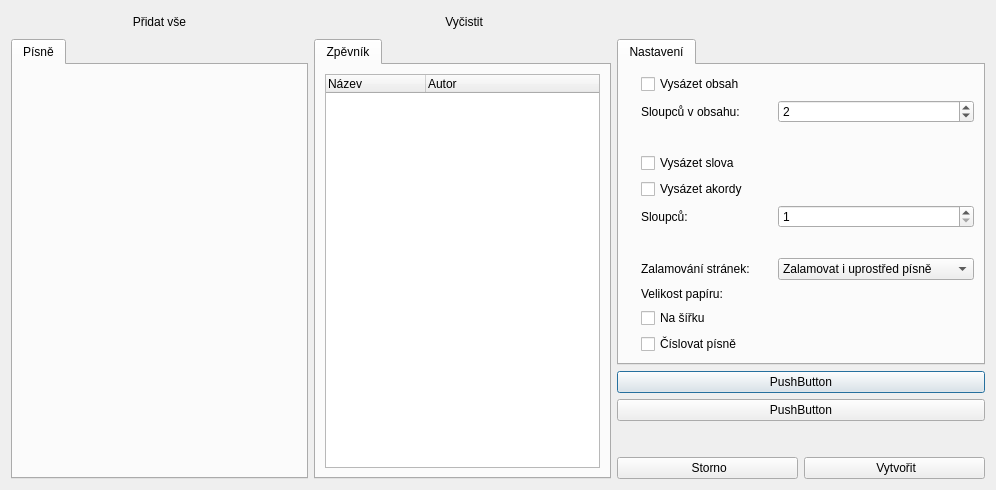
<?xml version="1.0" encoding="UTF-8"?>
<ui version="4.0">
 <class>DocumentGenerationDialog</class>
 <widget class="QDialog" name="DocumentGenerationDialog">
  <property name="windowModality">
   <enum>Qt::ApplicationModal</enum>
  </property>
  <property name="geometry">
   <rect>
    <x>0</x>
    <y>0</y>
    <width>996</width>
    <height>490</height>
   </rect>
  </property>
  <property name="windowTitle">
   <string>Vytvoření zpěvníku</string>
  </property>
  <property name="windowIcon">
   <iconset resource="../../res/resources.qrc">
    <normaloff>:/icons/16/Moleskine_16px.png</normaloff>:/icons/16/Moleskine_16px.png</iconset>
  </property>
  <layout class="QGridLayout" name="gridLayout_2">
   <item row="1" column="4">
    <widget class="QWidget" name="verticalWidget" native="true">
     <property name="sizePolicy">
      <sizepolicy hsizetype="Minimum" vsizetype="Preferred">
       <horstretch>0</horstretch>
       <verstretch>0</verstretch>
      </sizepolicy>
     </property>
     <layout class="QVBoxLayout" name="verticalLayout">
      <property name="leftMargin">
       <number>0</number>
      </property>
      <property name="topMargin">
       <number>0</number>
      </property>
      <property name="rightMargin">
       <number>0</number>
      </property>
      <property name="bottomMargin">
       <number>0</number>
      </property>
      <item>
       <widget class="QTabWidget" name="twLeftBottom_2">
        <property name="sizePolicy">
         <sizepolicy hsizetype="Preferred" vsizetype="Expanding">
          <horstretch>0</horstretch>
          <verstretch>0</verstretch>
         </sizepolicy>
        </property>
        <property name="currentIndex">
         <number>0</number>
        </property>
        <widget class="QWidget" name="tabSongList_2">
         <attribute name="icon">
          <iconset resource="../../res/resources.qrc">
           <normaloff>:/icons/16/Settings_16px.png</normaloff>:/icons/16/Settings_16px.png</iconset>
         </attribute>
         <attribute name="title">
          <string>Nastavení</string>
         </attribute>
         <layout class="QGridLayout" name="gridLayout">
          <item row="3" column="2">
           <spacer name="horizontalSpacer_2">
            <property name="orientation">
             <enum>Qt::Horizontal</enum>
            </property>
            <property name="sizeType">
             <enum>QSizePolicy::Fixed</enum>
            </property>
            <property name="sizeHint" stdset="0">
             <size>
              <width>16</width>
              <height>8</height>
             </size>
            </property>
           </spacer>
          </item>
          <item row="12" column="0">
           <widget class="QLabel" name="label_10">
            <property name="pixmap">
             <pixmap resource="../../res/resources.qrc">:/icons/16/Numbers_16px.png</pixmap>
            </property>
           </widget>
          </item>
          <item row="5" column="0">
           <widget class="QLabel" name="label_8">
            <property name="pixmap">
             <pixmap resource="../../res/resources.qrc">:/icons/16/Term_16px.png</pixmap>
            </property>
           </widget>
          </item>
          <item row="9" column="3">
           <widget class="QComboBox" name="cmbPageBreakMode">
            <property name="sizePolicy">
             <sizepolicy hsizetype="Expanding" vsizetype="Fixed">
              <horstretch>0</horstretch>
              <verstretch>0</verstretch>
             </sizepolicy>
            </property>
            <property name="sizeAdjustPolicy">
             <enum>QComboBox::AdjustToContents</enum>
            </property>
            <item>
             <property name="text">
              <string>Zalamovat i uprostřed písně</string>
             </property>
            </item>
            <item>
             <property name="text">
              <string>Nezalamovat uprostřed písně</string>
             </property>
            </item>
            <item>
             <property name="text">
              <string>Každou píseň na vlastní stranu</string>
             </property>
            </item>
           </widget>
          </item>
          <item row="7" column="3">
           <widget class="QSpinBox" name="sbContentColumnCount">
            <property name="minimum">
             <number>1</number>
            </property>
            <property name="maximum">
             <number>10</number>
            </property>
           </widget>
          </item>
          <item row="9" column="1">
           <widget class="QLabel" name="label_2">
            <property name="text">
             <string>Zalamování stránek:</string>
            </property>
           </widget>
          </item>
          <item row="9" column="0">
           <widget class="QLabel" name="label">
            <property name="pixmap">
             <pixmap resource="../../res/resources.qrc">:/icons/16/Down Right_16px.png</pixmap>
            </property>
           </widget>
          </item>
          <item row="3" column="1">
           <widget class="QLabel" name="label_3">
            <property name="text">
             <string>Sloupců v obsahu:</string>
            </property>
           </widget>
          </item>
          <item row="3" column="3">
           <widget class="QSpinBox" name="sbTocColumnCount">
            <property name="minimum">
             <number>1</number>
            </property>
            <property name="maximum">
             <number>10</number>
            </property>
            <property name="value">
             <number>2</number>
            </property>
           </widget>
          </item>
          <item row="3" column="0">
           <widget class="QLabel" name="label_4">
            <property name="pixmap">
             <pixmap resource="../../res/resources.qrc">:/icons/16/Columns_16px.png</pixmap>
            </property>
           </widget>
          </item>
          <item row="7" column="0">
           <widget class="QLabel" name="label_5">
            <property name="pixmap">
             <pixmap resource="../../res/resources.qrc">:/icons/16/Columns_16px.png</pixmap>
            </property>
           </widget>
          </item>
          <item row="7" column="1">
           <widget class="QLabel" name="label_6">
            <property name="text">
             <string>Sloupců:</string>
            </property>
           </widget>
          </item>
          <item row="4" column="1">
           <spacer name="verticalSpacer_3">
            <property name="orientation">
             <enum>Qt::Vertical</enum>
            </property>
            <property name="sizeType">
             <enum>QSizePolicy::Fixed</enum>
            </property>
            <property name="sizeHint" stdset="0">
             <size>
              <width>20</width>
              <height>24</height>
             </size>
            </property>
           </spacer>
          </item>
          <item row="8" column="1">
           <spacer name="verticalSpacer_2">
            <property name="orientation">
             <enum>Qt::Vertical</enum>
            </property>
            <property name="sizeType">
             <enum>QSizePolicy::Fixed</enum>
            </property>
            <property name="sizeHint" stdset="0">
             <size>
              <width>20</width>
              <height>24</height>
             </size>
            </property>
           </spacer>
          </item>
          <item row="11" column="1" colspan="3">
           <widget class="QCheckBox" name="cbGenerateChords_2">
            <property name="text">
             <string>Na šířku</string>
            </property>
           </widget>
          </item>
          <item row="5" column="1" colspan="3">
           <widget class="QCheckBox" name="cbGenerateLyrics">
            <property name="text">
             <string>Vysázet slova</string>
            </property>
           </widget>
          </item>
          <item row="2" column="1" colspan="3">
           <widget class="QCheckBox" name="cbGenerateToc">
            <property name="text">
             <string>Vysázet obsah</string>
            </property>
           </widget>
          </item>
          <item row="6" column="0">
           <widget class="QLabel" name="label_9">
            <property name="pixmap">
             <pixmap resource="../../res/resources.qrc">:/icons/16/Guitar_16px.png</pixmap>
            </property>
           </widget>
          </item>
          <item row="6" column="1" colspan="3">
           <widget class="QCheckBox" name="cbGenerateChords">
            <property name="text">
             <string>Vysázet akordy</string>
            </property>
           </widget>
          </item>
          <item row="12" column="1" colspan="3">
           <widget class="QCheckBox" name="cbNumberSongs">
            <property name="text">
             <string>Číslovat písně</string>
            </property>
           </widget>
          </item>
          <item row="10" column="1">
           <widget class="QLabel" name="label_12">
            <property name="text">
             <string>Velikost papíru:</string>
            </property>
           </widget>
          </item>
          <item row="11" column="0">
           <widget class="QLabel" name="label_13">
            <property name="pixmap">
             <pixmap resource="../../res/resources.qrc">:/icons/16/File Landscape_16px.png</pixmap>
            </property>
           </widget>
          </item>
          <item row="2" column="0">
           <widget class="QLabel" name="label_7">
            <property name="pixmap">
             <pixmap resource="../../res/resources.qrc">:/icons/16/Overview_16px.png</pixmap>
            </property>
           </widget>
          </item>
          <item row="10" column="0">
           <widget class="QLabel" name="label_11">
            <property name="pixmap">
             <pixmap resource="../../res/resources.qrc">:/icons/16/Split Files_16px.png</pixmap>
            </property>
           </widget>
          </item>
         </layout>
        </widget>
       </widget>
      </item>
      <item>
       <widget class="QPushButton" name="pushButton">
        <property name="text">
         <string>PushButton</string>
        </property>
       </widget>
      </item>
      <item>
       <widget class="QPushButton" name="pushButton_2">
        <property name="text">
         <string>PushButton</string>
        </property>
       </widget>
      </item>
      <item>
       <spacer name="verticalSpacer">
        <property name="orientation">
         <enum>Qt::Vertical</enum>
        </property>
        <property name="sizeHint" stdset="0">
         <size>
          <width>20</width>
          <height>40</height>
         </size>
        </property>
       </spacer>
      </item>
      <item>
       <layout class="QHBoxLayout" name="horizontalLayout_2">
        <item>
         <spacer name="horizontalSpacer">
          <property name="orientation">
           <enum>Qt::Horizontal</enum>
          </property>
          <property name="sizeType">
           <enum>QSizePolicy::Minimum</enum>
          </property>
          <property name="sizeHint" stdset="0">
           <size>
            <width>0</width>
            <height>20</height>
           </size>
          </property>
         </spacer>
        </item>
        <item>
         <widget class="QPushButton" name="btnStorno">
          <property name="text">
           <string> Storno</string>
          </property>
          <property name="icon">
           <iconset resource="../../res/resources.qrc">
            <normaloff>:/icons/16/Delete_16px.png</normaloff>:/icons/16/Delete_16px.png</iconset>
          </property>
          <property name="autoDefault">
           <bool>false</bool>
          </property>
         </widget>
        </item>
        <item>
         <widget class="QPushButton" name="btnSelect">
          <property name="text">
           <string> Vytvořit</string>
          </property>
          <property name="icon">
           <iconset resource="../../res/resources.qrc">
            <normaloff>:/icons/16/Save_16px.png</normaloff>:/icons/16/Save_16px.png</iconset>
          </property>
         </widget>
        </item>
       </layout>
      </item>
     </layout>
    </widget>
   </item>
   <item row="1" column="2">
    <widget class="QTabWidget" name="twSongs">
     <property name="sizePolicy">
      <sizepolicy hsizetype="Expanding" vsizetype="Expanding">
       <horstretch>0</horstretch>
       <verstretch>0</verstretch>
      </sizepolicy>
     </property>
     <property name="currentIndex">
      <number>0</number>
     </property>
     <widget class="QWidget" name="tabSongList">
      <attribute name="icon">
       <iconset resource="../../res/resources.qrc">
        <normaloff>:/icons/16/Musical Notes_16px.png</normaloff>:/icons/16/Musical Notes_16px.png</iconset>
      </attribute>
      <attribute name="title">
       <string>Písně</string>
      </attribute>
      <layout class="QVBoxLayout" name="_2">
       <item>
        <widget class="SongListWidget" name="wgtSongList" native="true"/>
       </item>
      </layout>
     </widget>
    </widget>
   </item>
   <item row="1" column="3">
    <widget class="QTabWidget" name="twSongbook">
     <property name="sizePolicy">
      <sizepolicy hsizetype="Expanding" vsizetype="Expanding">
       <horstretch>0</horstretch>
       <verstretch>0</verstretch>
      </sizepolicy>
     </property>
     <property name="currentIndex">
      <number>0</number>
     </property>
     <widget class="QWidget" name="tabSongList_3">
      <attribute name="icon">
       <iconset resource="../../res/resources.qrc">
        <normaloff>:/icons/16/Moleskine_16px.png</normaloff>:/icons/16/Moleskine_16px.png</iconset>
      </attribute>
      <attribute name="title">
       <string>Zpěvník</string>
      </attribute>
      <layout class="QVBoxLayout" name="_4">
       <item>
        <widget class="QTreeWidget" name="twSelectedSongs">
         <column>
          <property name="text">
           <string>Název</string>
          </property>
         </column>
         <column>
          <property name="text">
           <string>Autor</string>
          </property>
         </column>
        </widget>
       </item>
      </layout>
     </widget>
    </widget>
   </item>
   <item row="0" column="2">
    <widget class="QWidget" name="twSongsCorner" native="true">
     <layout class="QHBoxLayout" name="horizontalLayout_4">
      <property name="leftMargin">
       <number>0</number>
      </property>
      <property name="topMargin">
       <number>0</number>
      </property>
      <property name="rightMargin">
       <number>0</number>
      </property>
      <property name="bottomMargin">
       <number>0</number>
      </property>
      <item>
       <widget class="QPushButton" name="btnNew">
        <property name="text">
         <string>Přidat vše</string>
        </property>
        <property name="icon">
         <iconset resource="../../res/resources.qrc">
          <normaloff>:/icons/16/Forward Button_16px.png</normaloff>:/icons/16/Forward Button_16px.png</iconset>
        </property>
        <property name="flat">
         <bool>true</bool>
        </property>
       </widget>
      </item>
     </layout>
    </widget>
   </item>
   <item row="0" column="3">
    <widget class="QWidget" name="twSongbookCorner" native="true">
     <layout class="QHBoxLayout" name="horizontalLayout_5">
      <property name="leftMargin">
       <number>0</number>
      </property>
      <property name="topMargin">
       <number>0</number>
      </property>
      <property name="rightMargin">
       <number>0</number>
      </property>
      <property name="bottomMargin">
       <number>0</number>
      </property>
      <item>
       <widget class="QPushButton" name="btnNew_2">
        <property name="text">
         <string> Vyčistit</string>
        </property>
        <property name="icon">
         <iconset resource="../../res/resources.qrc">
          <normaloff>:/icons/16/Broom_16px.png</normaloff>:/icons/16/Broom_16px.png</iconset>
        </property>
        <property name="flat">
         <bool>true</bool>
        </property>
       </widget>
      </item>
     </layout>
    </widget>
   </item>
  </layout>
 </widget>
 <customwidgets>
  <customwidget>
   <class>SongListWidget</class>
   <extends>QWidget</extends>
   <header>wgt/songlistwidget.h</header>
   <container>1</container>
  </customwidget>
 </customwidgets>
 <resources>
  <include location="../../res/resources.qrc"/>
 </resources>
 <connections/>
</ui>
